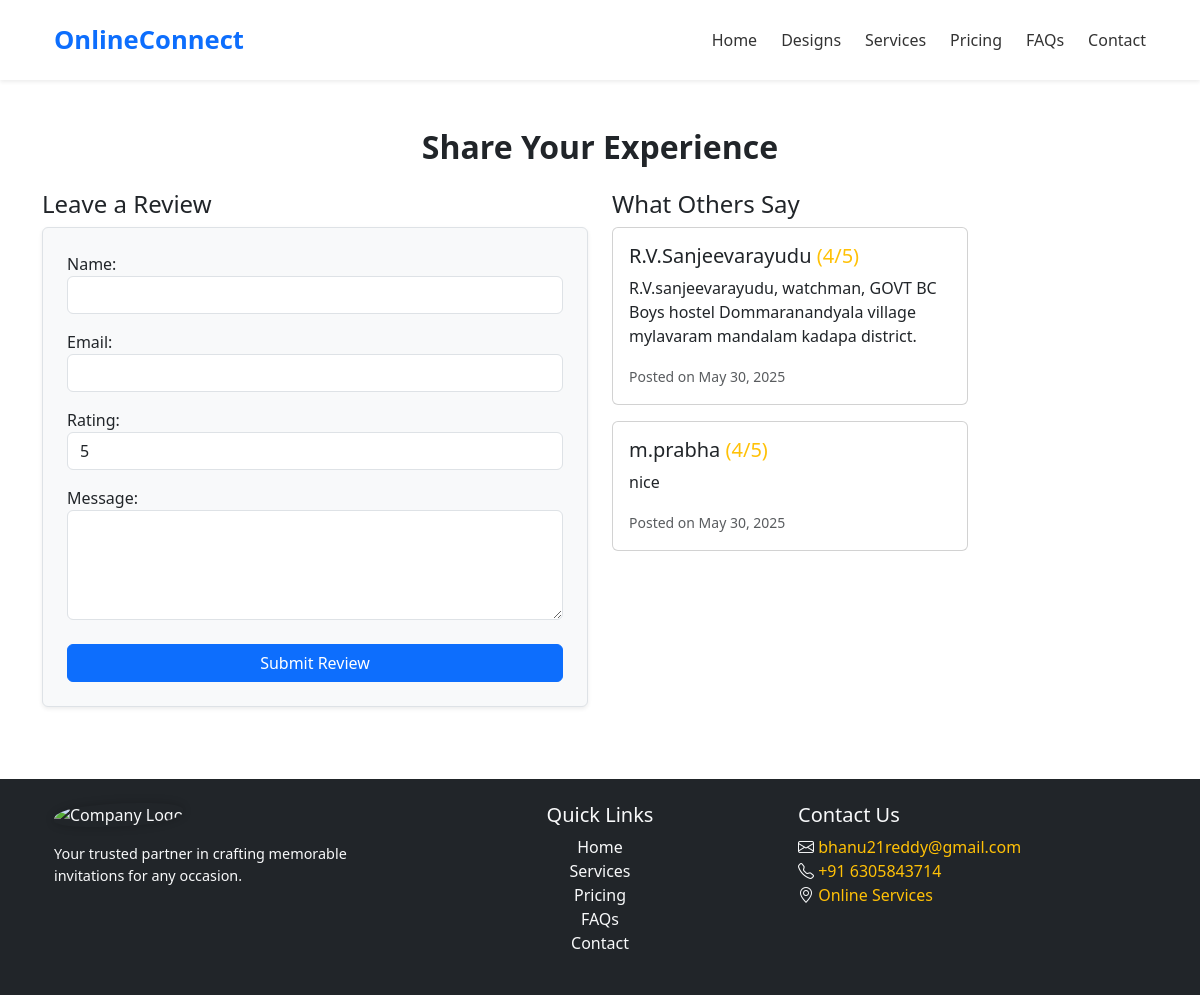
/reviews/, run on an earlier commit of the app's database.
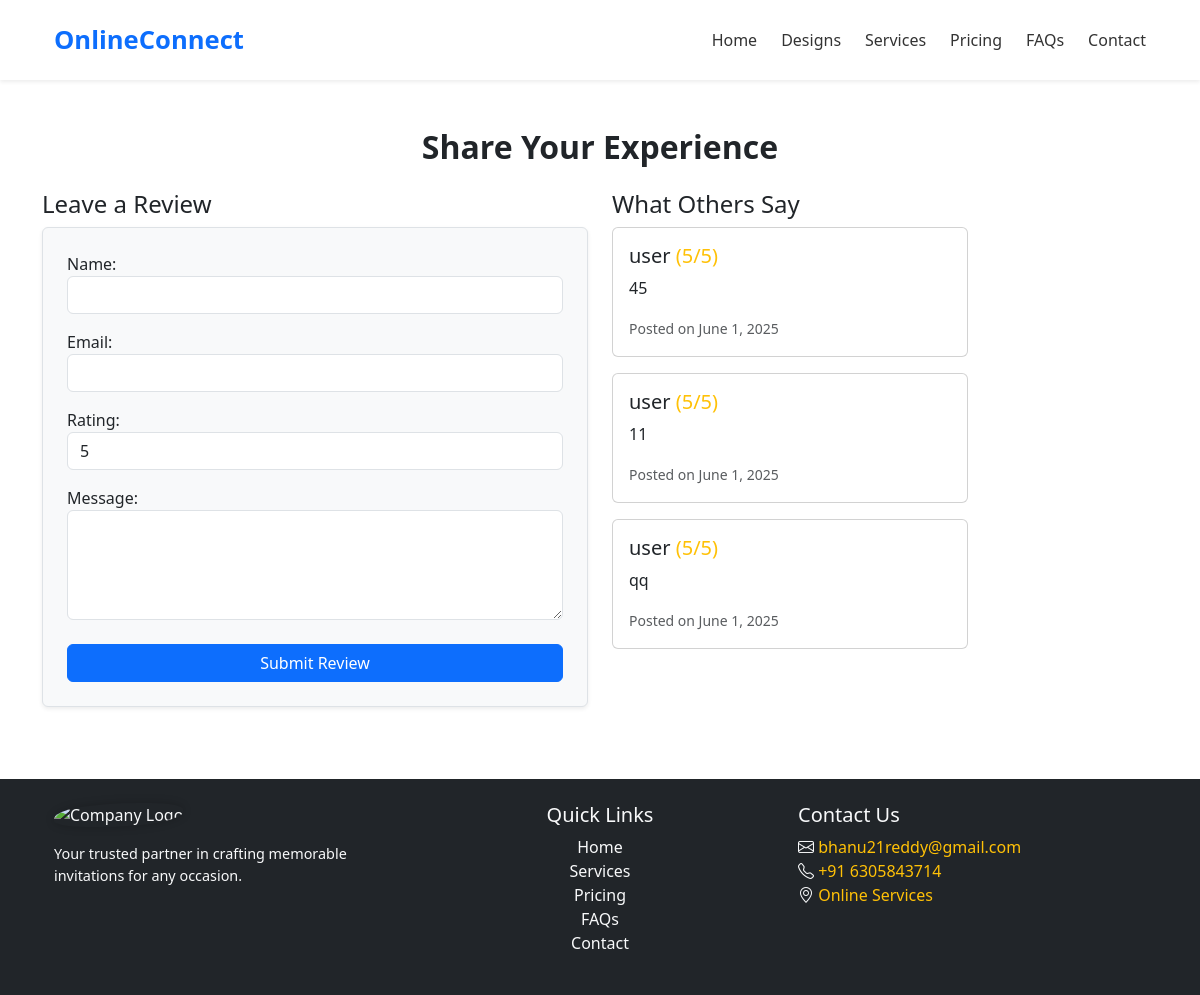
And on a later commit of the database.
### dashboard/models.py (models this page shows, shortened)
class Review(models.Model):
    name = models.CharField(max_length=100)
    email = models.EmailField()
    rating = models.PositiveSmallIntegerField(default=5)
    message = models.TextField()
    created_at = models.DateTimeField(default=timezone.now)

### dashboard/views.py (the view)
# urls.py: path("reviews/",views.reviews,name="reviews")
def reviews(request):
    reviews = Review.objects.order_by('-created_at')[:10]  # Show last 10 reviews
    form = ReviewForm()
    if request.method == 'POST':
        form = ReviewForm(request.POST)
        if form.is_valid():
            form.save()
            return redirect('reviews')
    return render(request, 'reviews.html', {'form': form, 'reviews': reviews})

### dashboard/forms.py
class ReviewForm(forms.ModelForm):
    class Meta:
        model = Review
        fields = ['name', 'email', 'rating', 'message']
        widgets = {
            'name': forms.TextInput(attrs={'class': 'form-control'}),
            'email': forms.EmailInput(attrs={'class': 'form-control'}),
            'rating': forms.NumberInput(attrs={'class': 'form-control', 'min': 1, 'max': 5}),
            'message': forms.Textarea(attrs={'class': 'form-control', 'rows': 4}),
        }

### dashboard/templates/reviews.html (shortened to what this page needs)
{% load static %}
<!DOCTYPE html>
<html lang="en">
<head>
</head>
<body>
{% include 'partials/header.html' %}
<section class="container py-5">
  <h2 class="text-center fw-bold mb-4">Share Your Experience</h2>
  <div class="row g-4">
    <div class="col-lg-6 col-12 mb-4">
      <h4>Leave a Review</h4>
      <form method="POST" class="p-4 border rounded bg-light shadow-sm">
        {{ form.as_p }}
        <button type="submit" class="btn btn-primary mt-2 submit-btn">Submit Review</button>
      </form>
    </div>
    <div class="col-lg-4 col-12 mb-4" >
      <h4>What Others Say</h4>
      {% for review in reviews %}
        <div class="card review-card mb-3" >
          <div class="card-body">
            <h5 class="card-title">{{ review.name }} <span class="text-warning">({{ review.rating }}/5)</span></h5>
            <p class="card-text">{{ review.message }}</p>
            <small class="text-muted">Posted on {{ review.created_at|date:"F j, Y" }}</small>
          </div>
        </div>
      {% empty %}
        <p>No reviews yet. Be the first to leave one!</p>
      {% endfor %}
    </div>
  </div>
</section>
<footer class="bg-dark text-white text-center py-3">
  <div class="container">
      {% include 'partials/footer.html' %}
  </div>
</footer>
</body>
</html>

### dashboard/templates/partials/header.html (shortened to what this page needs)
<link href="https://cdn.jsdelivr.net/npm/bootstrap@5.3.6/dist/css/bootstrap.min.css" rel="stylesheet">
<body>
  <section class="custom-navbar">
    <header class="bg-white shadow-sm">
      <div class="container d-flex justify-content-between align-items-center h-100 px-4">
        <a href="/" class="logo text-primary">OnlineConnect</a>
        <nav class="rounded">
          <a class="nav-link" href="/">Home</a>
          <a class="nav-link" href="/designs">Designs</a>
          <a class="nav-link" href="/services">Services</a>
          <a class="nav-link" href="/pricing">Pricing</a>
          <a class="nav-link" href="/faq">FAQs</a>
          <a class="nav-link" href="/contact">Contact</a>
        </nav>
      </div>
    </header>
  </section>
</body>

### dashboard/templates/partials/footer.html (shortened to what this page needs)
<footer class=" text-light py-2">
  <div class="container">
    <div class="row">
      <div class="col-md-4 text-center text-md-start mb-4 mb-md-0">
        <img src="https://videos.openai.com/vg-assets/assets%2Ftask_01jwjx0bxxfwyb4cvf68xqh20s%2F1748686139_img_0.webp?st=2025-05-31T09%3A09%3A42Z&se=2025-06-06T10%3A09%3A42Z&sks=b&skt=2025-05-31T09%3A09%3A42Z&ske=2025-06-06T10%3A09%3A42Z&sktid=a48cca56-e6da-484e-a814-9c849652bcb3&skoid=8ebb0df1-a278-4e2e-9c20-f2d373479b3a&skv=2019-02-02&sv=2018-11-09&sr=b&sp=r&spr=https%2Chttp&sig=6jW1Ciqd4hh0pjBPQMgObQ2SpybF82S%2BHfTuMahM4CY%3D&az=oaivgprodscus" alt="Company Logo" class="footer-logo mb-3">
        <p class="">Your trusted partner in crafting memorable invitations for any occasion.</p>
      </div>
      <div class="col-md-4 mb-4 mb-md-0">
        <h5>Quick Links</h5>
        <ul class="list-unstyled">
          <li><a href="/" class="text-light text-decoration-none">Home</a></li>
          <li><a href="/services" class="text-light text-decoration-none">Services</a></li>
          <li><a href="/pricing" class="text-light text-decoration-none">Pricing</a></li>
          <li><a href="/faq" class="text-light text-decoration-none">FAQs</a></li>
          <li><a href="/contact" class="text-light text-decoration-none">Contact</a></li>
        </ul>
      </div>
      <div class="col-md-4 text-center text-md-start">
        <h5>Contact Us</h5>
        <ul class="list-unstyled">
          <li><i class="bi bi-envelope"></i> <a href="mailto:bhanu21reddy@gmail.com" class="text-decoration-none text-warning">bhanu21reddy@gmail.com</a> </li>
          <li><i class="bi bi-telephone"></i> <a href="tel:+916305843714" class="text-decoration-none text-warning">+91 6305843714</a> </li>
          <li><i class="bi bi-geo-alt"></i> <span class="text-warning"> Online Services </span> </li>
        </ul>
      </div>
    </div>
  </div>
</footer>
<link href="https://cdn.jsdelivr.net/npm/bootstrap-icons/font/bootstrap-icons.css" rel="stylesheet">

### dashboard/templates/reviews.html (style rules this page uses)
.submit-btn { width: 100%; padding: 12px; }

### dashboard/templates/partials/header.html (style rules this page uses)
.custom-navbar { font-family: 'Segoe UI', sans-serif; }
.custom-navbar header { background-color:rgb(255, 255, 255); box-shadow: 0 2px 8px rgba(0, 0, 0, 0.1); position: fixed; width: 100%; top: 0; z-index: 999; transition: background-color 0.3s ease; height: 80px; }
body { padding-top: 80px; }
.custom-navbar .logo { font-size: 1.6rem; font-weight: bold; text-decoration: none; }
.custom-navbar nav { display: flex; gap: 1.5rem; }
.custom-navbar nav a { position: relative; text-decoration: none; color: #333; font-weight: 500; transition: color 0.3s ease; }
.custom-navbar nav a::after { content: ""; position: absolute; width: 0%; height: 2px; left: 0; bottom: -4px; background-color: #0d6efd; transition: width 0.3s ease; }

### dashboard/templates/partials/footer.html (style rules this page uses)
img { border-radius: 65% 25%; box-shadow: 0 0 10px rgba(0, 0, 0, 0.2); margin-bottom: 1rem; }
.footer-logo { max-width: 150px; height: 200px; }
footer p { font-size: 0.9rem; }

What changed in the data, as far as the page shows it:
removed Review: name "R.V.Sanjeevarayudu", rating "4", message "R.V.sanjeevarayudu, watchman, GOVT BC Boys hostel Dommaranandyala village mylavaram mandalam kadapa district.", created_at "May 30, 2025"
removed Review: name "m.prabha", rating "4", message "nice", created_at "May 30, 2025"
added Review: name "user", rating "5", message "45", created_at "June 1, 2025"
added Review: name "user", rating "5", message "11", created_at "June 1, 2025"
added Review: name "user", rating "5", message "qq", created_at "June 1, 2025"
